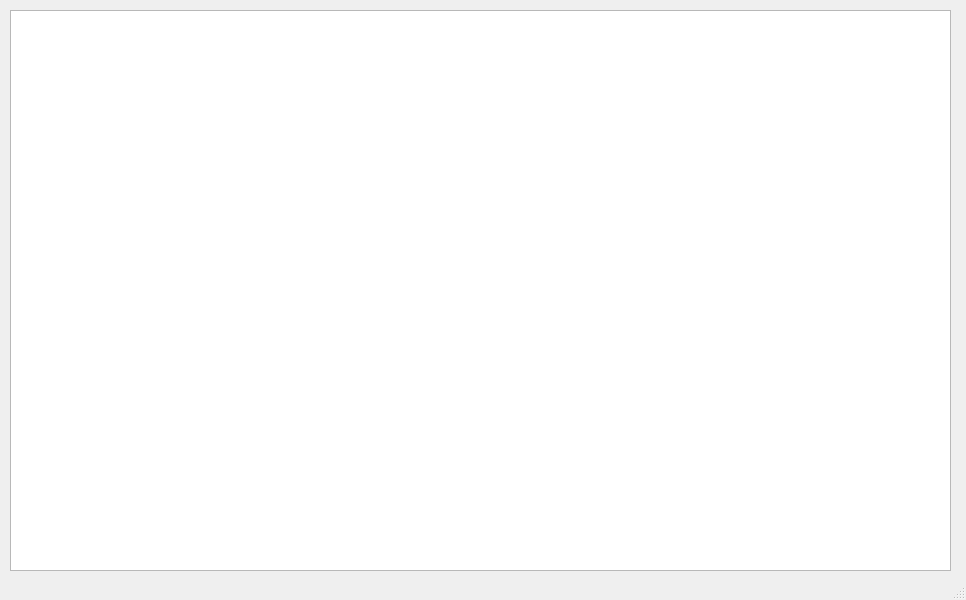
<?xml version="1.0" encoding="UTF-8"?>
<ui version="4.0">
 <class>predictions</class>
 <widget class="QMainWindow" name="predictions">
  <property name="geometry">
   <rect>
    <x>0</x>
    <y>0</y>
    <width>966</width>
    <height>600</height>
   </rect>
  </property>
  <property name="windowTitle">
   <string>MainWindow</string>
  </property>
  <widget class="QWidget" name="centralwidget">
   <widget class="QGraphicsView" name="graph">
    <property name="geometry">
     <rect>
      <x>10</x>
      <y>10</y>
      <width>941</width>
      <height>561</height>
     </rect>
    </property>
    <property name="sizePolicy">
     <sizepolicy hsizetype="Expanding" vsizetype="Expanding">
      <horstretch>3</horstretch>
      <verstretch>3</verstretch>
     </sizepolicy>
    </property>
    <property name="mouseTracking">
     <bool>true</bool>
    </property>
    <property name="sizeAdjustPolicy">
     <enum>QAbstractScrollArea::AdjustToContents</enum>
    </property>
    <property name="backgroundBrush">
     <brush brushstyle="SolidPattern">
      <color alpha="255">
       <red>190</red>
       <green>255</green>
       <blue>255</blue>
      </color>
     </brush>
    </property>
    <property name="foregroundBrush">
     <brush brushstyle="NoBrush">
      <color alpha="255">
       <red>0</red>
       <green>0</green>
       <blue>0</blue>
      </color>
     </brush>
    </property>
    <property name="resizeAnchor">
     <enum>QGraphicsView::AnchorViewCenter</enum>
    </property>
   </widget>
  </widget>
  <widget class="QMenuBar" name="menubar">
   <property name="geometry">
    <rect>
     <x>0</x>
     <y>0</y>
     <width>966</width>
     <height>21</height>
    </rect>
   </property>
  </widget>
  <widget class="QStatusBar" name="statusbar"/>
 </widget>
 <resources/>
 <connections/>
</ui>
